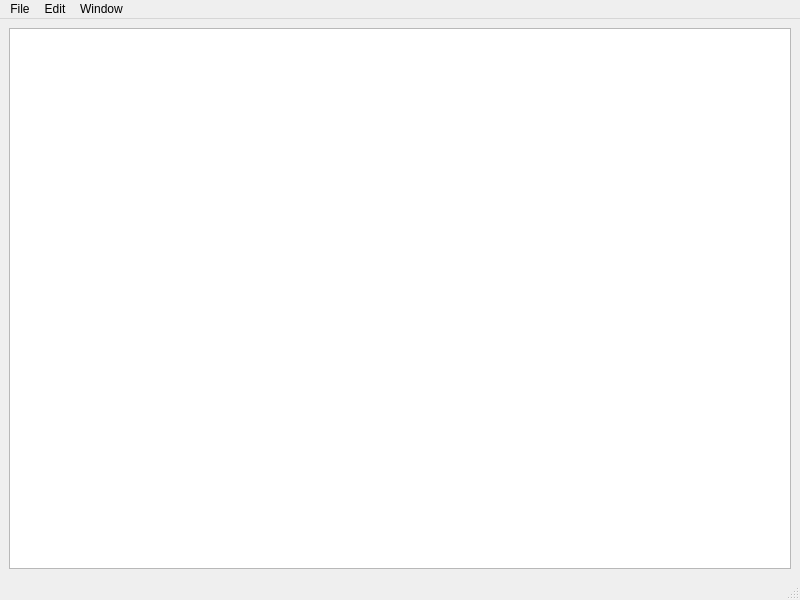
<?xml version="1.0" encoding="UTF-8"?>
<ui version="4.0">
 <class>QcepDataObjectPropertiesWindow</class>
 <widget class="QMainWindow" name="QcepDataObjectPropertiesWindow">
  <property name="geometry">
   <rect>
    <x>0</x>
    <y>0</y>
    <width>800</width>
    <height>600</height>
   </rect>
  </property>
  <property name="windowTitle">
   <string>MainWindow</string>
  </property>
  <widget class="QWidget" name="centralwidget">
   <layout class="QGridLayout" name="gridLayout">
    <item row="0" column="0">
     <widget class="QTableView" name="m_TableView">
      <property name="alternatingRowColors">
       <bool>true</bool>
      </property>
      <property name="textElideMode">
       <enum>Qt::ElideNone</enum>
      </property>
      <property name="gridStyle">
       <enum>Qt::DotLine</enum>
      </property>
     </widget>
    </item>
   </layout>
  </widget>
  <widget class="QMenuBar" name="menubar">
   <property name="geometry">
    <rect>
     <x>0</x>
     <y>0</y>
     <width>800</width>
     <height>21</height>
    </rect>
   </property>
   <widget class="QMenu" name="m_FileMenu">
    <property name="title">
     <string>File</string>
    </property>
    <addaction name="actionFile"/>
   </widget>
   <widget class="QMenu" name="m_EditMenu">
    <property name="title">
     <string>Edit</string>
    </property>
    <addaction name="actionEdit"/>
   </widget>
   <widget class="QMenu" name="m_WindowMenu">
    <property name="title">
     <string>Window</string>
    </property>
    <addaction name="actionWindow"/>
   </widget>
   <addaction name="m_FileMenu"/>
   <addaction name="m_EditMenu"/>
   <addaction name="m_WindowMenu"/>
  </widget>
  <widget class="QStatusBar" name="statusbar"/>
  <action name="actionFile">
   <property name="text">
    <string>File</string>
   </property>
  </action>
  <action name="actionEdit">
   <property name="text">
    <string>Edit</string>
   </property>
  </action>
  <action name="actionWindow">
   <property name="text">
    <string>Window</string>
   </property>
  </action>
 </widget>
 <resources/>
 <connections/>
</ui>
